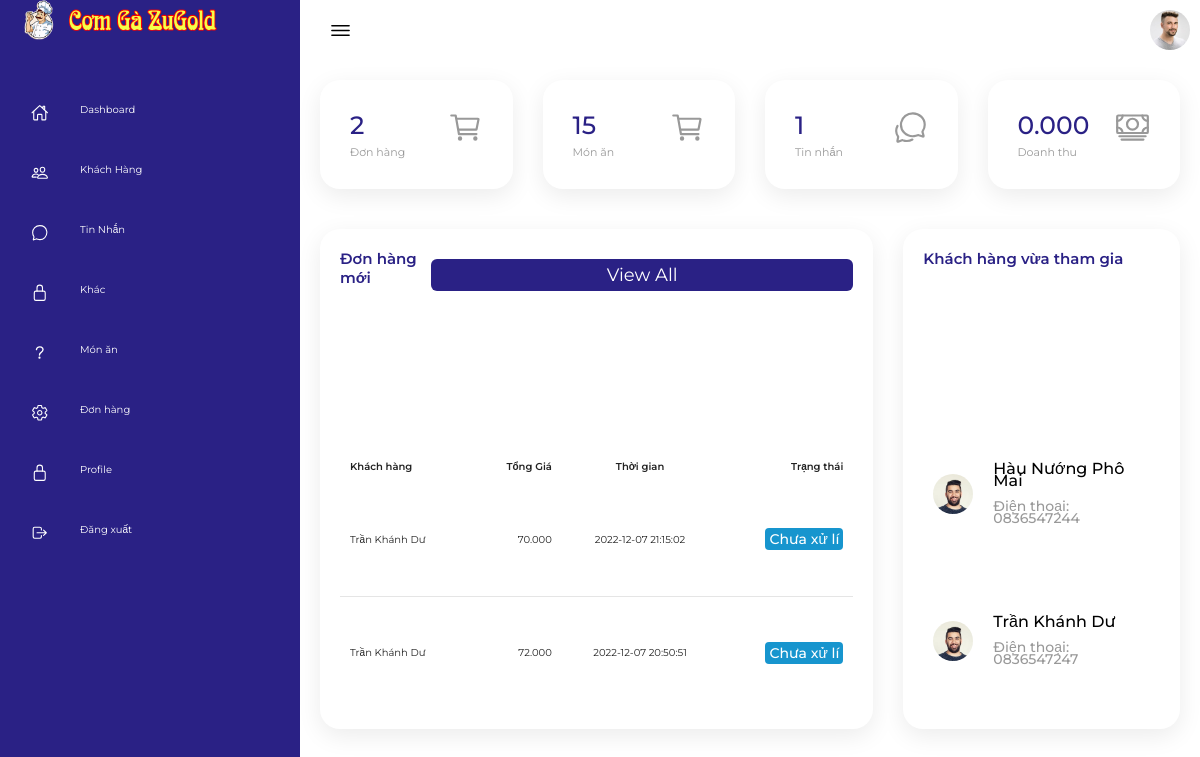
Screenshot of /haha/admin.php (signed in) with the database file from the repository.
### tables this page shows
CREATE TABLE `orders` (
  `id` int(100) NOT NULL,
  `user_id` int(100) NOT NULL,
  `name` varchar(20) NOT NULL,
  `number` varchar(10) NOT NULL,
  `email` varchar(50) NOT NULL,
  `method` varchar(50) NOT NULL,
  `address` varchar(500) NOT NULL,
  `total_products` varchar(1000) NOT NULL,
  `total_price` decimal(10,3) NOT NULL,
  `placed_on` datetime NOT NULL DEFAULT current_timestamp(),
  `payment_status` varchar(20) NOT NULL DEFAULT 'Chưa xử lí'
);

CREATE TABLE `users` (
  `id` int(100) NOT NULL,
  `name` varchar(20) NOT NULL,
  `email` varchar(50) NOT NULL,
  `number` varchar(10) NOT NULL,
  `password` varchar(50) NOT NULL,
  `address` varchar(500) NOT NULL
);

### haha/admin.php (the view, shortened to what this page needs)
<!DOCTYPE html>
<html lang="en">
<head>
    <link rel="stylesheet" href="assets/css/style.css">
    <link rel="stylesheet" href="../css/admin_style.css">
</head>
<body>
    <?php include 'lk/menu.php'; ?>
        <div class="main">
            <div class="topbar">
                <div class="toggle">
                    <ion-icon name="menu-outline"></ion-icon>
                </div>
                <div class="user">
                    <img src="assets/imgs/customer01.jpg" alt="">
                </div>
            </div>
            <div class="cardBox">
                <div class="card">
                    <div>
                    <?php
                        $select_orders = $conn->prepare("SELECT * FROM `orders`");
                        $select_orders->execute();
                        $numbers_of_orders = $select_orders->rowCount();
                    ?>
                        <div class="numbers"><?= $numbers_of_orders; ?></div>
                        <div class="cardName">Đơn hàng</div>
                    </div>
                    <div class="iconBx">
                        <ion-icon name="cart-outline"></ion-icon>
                    </div>
                </div>
                <div class="card">
                    <div>
                    <?php
                        $select_products = $conn->prepare("SELECT * FROM `products`");
                        $select_products->execute();
                        $numbers_of_products = $select_products->rowCount();
                    ?>
                        <div class="numbers"><?= $numbers_of_products; ?></div>
                        <div class="cardName">Món ăn</div>
                    </div>
                    <div class="iconBx">
                        <ion-icon name="cart-outline"></ion-icon>
                    </div>
                </div>
                <div class="card">
                    <div>
                    <?php
                        $select_messages = $conn->prepare("SELECT * FROM `messages`");
                        $select_messages->execute();
                        $numbers_of_messages = $select_messages->rowCount();
                    ?>
                        <div class="numbers"><?= $numbers_of_messages; ?></div>
                        <div class="cardName">Tin nhắn</div>
                    </div>
                    <div class="iconBx">
                        <ion-icon name="chatbubbles-outline"></ion-icon>
                    </div>
                </div>
                <div class="card">
                    <div>
                    <?php
                        $total_pendings = 0;
                    ?>
                        <div class="numbers"><?= $total_pendings; ?>.<span>000</span></div>
                        <div class="cardName">Doanh thu</div>
                    </div>
                    <div class="iconBx">
                        <ion-icon name="cash-outline"></ion-icon>
                    </div>
                </div>
            </div>
            <div class="details">
                <div class="recentOrders">
                    <div class="cardHeader">
                        <h2>Đơn hàng mới</h2>
                        <a href="admin-alldonhang.php" class="btn">View All</a>
                    </div>
                    <table>
                        <thead>
                            <tr>
                                <td>Khách hàng</td>
                                <td>Tổng Giá</td>
                                <td>Thời gian</td>
                                <td>Trạng thái</td>
                            </tr>
                        </thead>
                        <tbody>
                        <?php
                            $select_orders = $conn->prepare("SELECT * FROM `orders` ORDER BY id DESC LIMIT 6;");
                            $select_orders->execute();
                            if($select_orders->rowCount() > 0){
                                while($fetch_orders = $select_orders->fetch(PDO::FETCH_ASSOC)){
                        ?>
                            <tr>
                                <td><?= $fetch_orders['name']; ?></td>
                                <td><?= $fetch_orders['total_price']; ?></td>
                                <td><?= $fetch_orders['placed_on']; ?></td>
                            <td><span class="<?php if(
                                    $fetch_orders['payment_status'] == 'Chưa xử lí'){ echo 'status inProgress';
                                }else if ($fetch_orders['payment_status'] == 'Đang vận chuyển'){ echo 'status pending';
                                }else if ($fetch_orders['payment_status'] == 'Đã hủy đơn'){ echo 'status return'; }
                                else { echo 'status delivered'; }; ?>">
                                <?= $fetch_orders['payment_status']; ?>
                            </span></td>
                            </tr>
                            <?php
                                }
                            }else{
                                echo '<p class="empty">chưa có đơn đặt hàng nào!</p>';
                            }
                            ?>
                        </tbody>
                    </table>
                </div>
                <div class="recentCustomers">
                    <div class="cardHeader">
                        <h2>Khách hàng vừa tham gia</h2>
                    </div>
                    <table>
                    <?php
                            $select_account = $conn->prepare("SELECT * FROM `users` ORDER BY id DESC");
                            $select_account->execute();
                            if($select_account->rowCount() > 0){
                                while($fetch_accounts = $select_account->fetch(PDO::FETCH_ASSOC)){
                        ?>
                        <tr>
                            <td width="60px">
                                <div class="imgBx"><img src="assets/imgs/customer02.jpg" alt=""></div>
                            </td>
                            <td>
                                <h4><?= $fetch_accounts['name']; ?> </h4>
                                <h4> <span> Điện thoại: <?= $fetch_accounts['number']; ?></span></h4>
                            </td>
                        </tr>
                        <?php
                                }
                            }else{
                                echo '<p class="empty">Chưa có ai đăng ký!</p>';
                            }
                            ?>
                    </table>
                </div>
            </div>
        </div>
    </div>
</body>
</html>

### haha/assets/css/style.css (style rules this page uses)
* { font-family: "Ubuntu", sans-serif; margin: 0; padding: 0; box-sizing: border-box; }
:root { --blue: #2a2185; --white: #fff; --gray: #f5f5f5; --black1: #222; --black2: #999; }
body { min-height: 100vh; overflow-x: hidden; }
.main { position: absolute; width: calc(100% - 300px); left: 300px; min-height: 100vh; background: var(--white); transition: 0.5s; }
.topbar { width: 100%; height: 60px; display: flex; justify-content: space-between; align-items: center; padding: 0 10px; }
.toggle { position: relative; width: 60px; height: 60px; display: flex; justify-content: center; align-items: center; font-size: 2.5rem; cursor: pointer; }
.user { position: relative; width: 40px; height: 40px; border-radius: 50%; overflow: hidden; cursor: pointer; }
.user img { position: absolute; top: 0; left: 0; width: 100%; height: 100%; object-fit: cover; }
.cardBox { position: relative; width: 100%; padding: 20px; display: grid; grid-template-columns: repeat(4, 1fr); grid-gap: 30px; }
.cardBox .card { position: relative; background: var(--white); padding: 30px; border-radius: 20px; display: flex; justify-content: space-between; cursor: pointer; box-shadow: 0 7px 25px rgba(0, 0, 0, 0.08); }
.cardBox .card .numbers { position: relative; font-weight: 500; font-size: 2.5rem; color: var(--blue); }
.cardBox .card .cardName { color: var(--black2); font-size: 1.1rem; margin-top: 5px; }
.cardBox .card .iconBx { font-size: 3.5rem; color: var(--black2); }
.details { position: relative; width: 100%; padding: 20px; display: grid; grid-template-columns: 2fr 1fr; grid-gap: 30px; }
.details .recentOrders { position: relative; display: grid; min-height: 500px; background: var(--white); padding: 20px; box-shadow: 0 7px 25px rgba(0, 0, 0, 0.08); border-radius: 20px; }
.details .cardHeader { display: flex; justify-content: space-between; align-items: flex-start; }
.cardHeader h2 { font-weight: 600; color: var(--blue); }
.cardHeader .btn { position: relative; padding: 5px 10px; background: var(--blue); text-decoration: none; color: var(--white); border-radius: 6px; }
.details table { width: 100%; border-collapse: collapse; margin-top: 10px; }
.details table thead td { font-weight: 600; }
.details .recentOrders table tr { color: var(--black1); border-bottom: 1px solid rgba(0, 0, 0, 0.1); }
.details .recentOrders table tr:last-child { border-bottom: none; }
.details .recentOrders table tr td { padding: 10px; }
.details .recentOrders table tr td:last-child { text-align: end; }
.details .recentOrders table tr td:nth-child(2) { text-align: end; }
.details .recentOrders table tr td:nth-child(3) { text-align: center; }
.status.inProgress { padding: 2px 4px; background: #1795ce; color: var(--white); border-radius: 4px; font-size: 14px; font-weight: 500; }
.recentCustomers { position: relative; display: grid; min-height: 500px; padding: 20px; background: var(--white); box-shadow: 0 7px 25px rgba(0, 0, 0, 0.08); border-radius: 20px; }
.recentCustomers .imgBx { position: relative; width: 40px; height: 40px; border-radius: 50px; overflow: hidden; }
.recentCustomers .imgBx img { position: absolute; top: 0; left: 0; width: 100%; height: 100%; object-fit: cover; }
.recentCustomers table tr td { padding: 12px 10px; }
.recentCustomers table tr td h4 { font-size: 16px; font-weight: 500; line-height: 1.2rem; }
.recentCustomers table tr td h4 span { font-size: 14px; color: var(--black2); }

### css/admin_style.css (style rules this page uses)
:root { --main-color:#4834d4; --red:#e74c3c; --orange:#f39c12; --black:#34495e; --white:#fff; --light-bg:#f5f5f5; --light-color:#999; --border:.2rem solid var(--black); --box-shadow:0 .5rem 1rem rgba(0,0,0,.1); }
* { font-family: 'Montserrat', sans-serif; margin:0; padding:0; box-sizing: border-box; text-decoration: none; outline: none; border:none; }
html { font-size: 62.5%; overflow-x: hidden; }
body { background-color: var(--light-bg); }
.btn, .delete-btn, .option-btn { display: block; margin-top: 1rem; border-radius: .5rem; cursor: pointer; width: 100%; font-size: 1.8rem; color:var(--white); padding:1.2rem 3rem; text-transform: capitalize; text-align: center; }
.btn { background-color: var(--main-color); }

### rows the page displays
orders: name "Trần Khánh Dư", total_price "70.000", placed_on "2022-12-07 21:15:02", payment_status "Chưa xử lí"
orders: name "Trần Khánh Dư", total_price "72.000", placed_on "2022-12-07 20:50:51", payment_status "Chưa xử lí"
users: name "Hàu Nướng Phô Mai", number "0836547244"
users: name "Trần Khánh Dư", number "0836547247"

### other values shown
$numbers_of_orders "2"
$numbers_of_products "15"
$numbers_of_messages "1"
$total_pendings "0"
